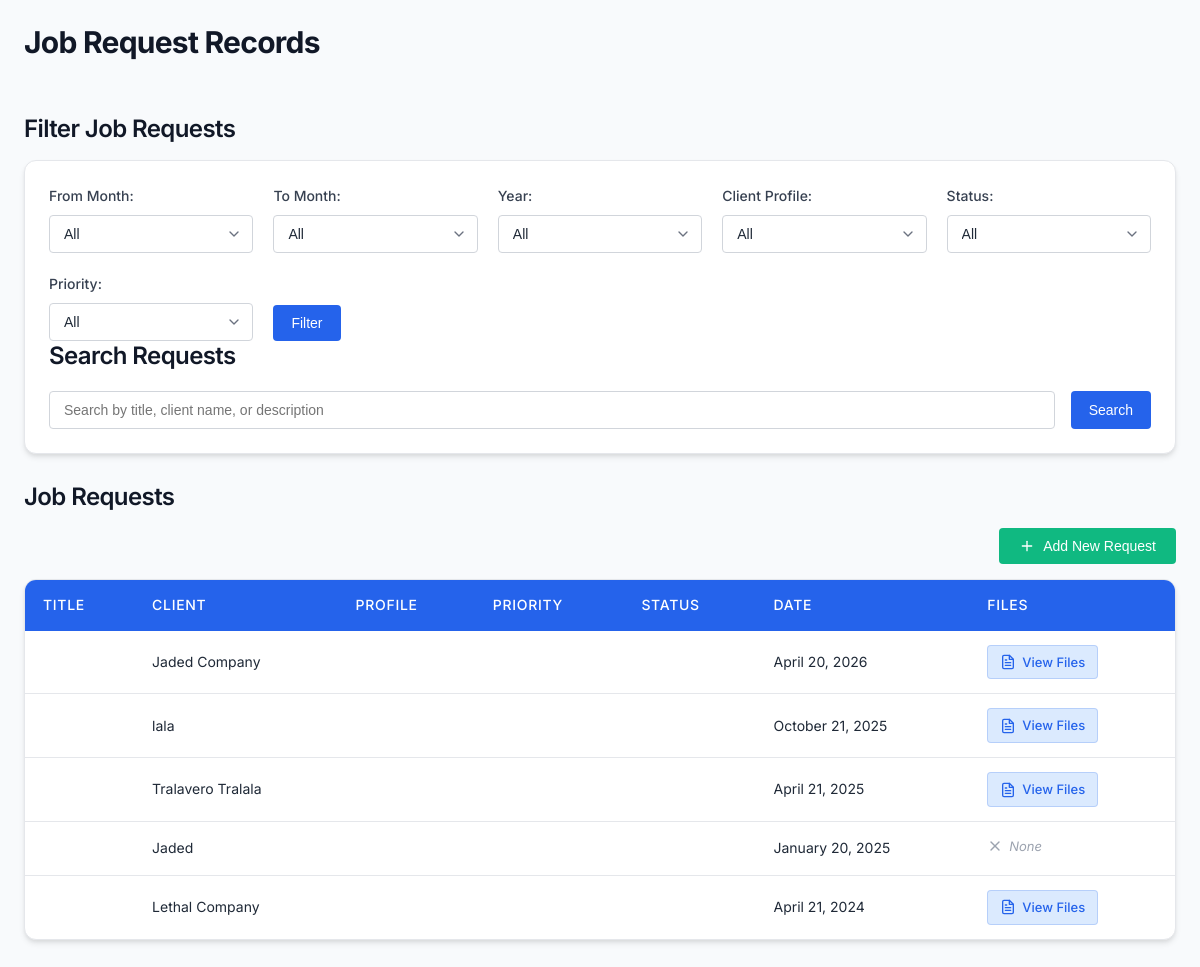
The page /Job_Request/request.php on the database its author committed.
### tables this page shows
CREATE TABLE `job_requests` (
  `id` int(11) NOT NULL,
  `personal_name` varchar(255) NOT NULL,
  `request_date` date NOT NULL,
  `client_name` varchar(100) NOT NULL,
  `address` varchar(255) NOT NULL,
  `gender` varchar(50) NOT NULL,
  `gender_optional` varchar(255) DEFAULT NULL,
  `age` int(11) NOT NULL,
  `designation` varchar(50) NOT NULL,
  `designation_other` varchar(255) DEFAULT NULL,
  `company` varchar(255) NOT NULL,
  `service_requested` text NOT NULL,
  `contact_number` varchar(20) NOT NULL,
  `equipment` text DEFAULT NULL,
  `hand_tools_other` varchar(255) DEFAULT NULL,
  `equipment_other` varchar(255) DEFAULT NULL,
  `consultation_mode` varchar(50) DEFAULT NULL,
  `consultation_schedule` varchar(255) DEFAULT NULL,
  `equipment_schedule` datetime DEFAULT NULL,
  `work_description` text NOT NULL,
  `personnel_name` varchar(255) DEFAULT NULL,
  `personnel_date` date DEFAULT NULL,
  `reference_file` varchar(255) DEFAULT NULL,
  `created_at` timestamp NOT NULL DEFAULT current_timestamp(),
  `updated_at` timestamp NOT NULL DEFAULT current_timestamp() ON UPDATE current_timestamp()
);

### Job_Request/request.php (the view, shortened to what this page needs)
<?php
$conn = new mysqli('localhost', 'root', '', 'fablab_db');
$sql = "SELECT * FROM job_requests ORDER BY request_date DESC";
$result = $conn->query($sql);
$jobRequests = [];
if ($result->num_rows > 0) {
    while ($row = $result->fetch_assoc()) {
        $jobRequests[] = $row;
    }
}
?>
<!DOCTYPE html>
<html lang="en">
<head>
</head>
<body>
    <div class="container">
        <h1>Job Request Records</h1>
        <h2>Filter Job Requests</h2>
        <div class="filter-section">
            <form method="GET" class="filter-grid">
                <div>
                    <label>From Month:</label>
                    <select name="from_month">
                        <option value="">All</option>
                    </select>
                </div>
                <div>
                    <label>To Month:</label>
                    <select name="to_month">
                        <option value="">All</option>
                    </select>
                </div>
                <div>
                    <label>Year:</label>
                    <select name="year">
                        <option value="">All</option>
                    </select>
                </div>
                <div>
                    <label>Client Profile:</label>
                    <select name="client_profile">
                        <option value="">All</option>
                    </select>
                </div>
                <div>
                    <label>Status:</label>
                    <select name="status">
                        <option value="">All</option>
                    </select>
                </div>
                <div>
                    <label>Priority:</label>
                    <select name="priority">
                        <option value="">All</option>
                    </select>
                </div>
                <div>
                    <button type="submit">Filter</button>
                </div>
            </form>
            <h2>Search Requests</h2>
            <form method="GET" class="search-form">
                <input type="text" name="search_term" placeholder="Search by title, client name, or description" style="flex-grow: 1;">
                <button type="submit">Search</button>
            </form>
        </div>
        <h2>Job Requests</h2>
        <button id="openFormBtn" style="margin-bottom: 15px; float: right;">Add New Request</button>
        <table>
            <thead>
                <tr>
                    <th>Title</th>
                    <th>Client</th>
                    <th>Profile</th>
                    <th>Priority</th>
                    <th>Status</th>
                    <th>Date</th>
                    <th>Files</th>
                </tr>
            </thead>
            <tbody>
            <?php
                foreach ($jobRequests as $request) {
                    $requestDate = date("F d, Y", strtotime($request['request_date']));
                    $priorityClass = strtolower($request['priority']);
                    $statusClass = strtolower(str_replace(' ', '-', $request['status']));
                    echo "<tr data-id='{$request['id']}'>";
                    echo "<td>{$request['request_title']}</td>";
                    echo "<td>{$request['client_name']}</td>";
                    echo "<td>{$request['client_profile']}</td>";
                    echo "<td><span class='priority-badge priority-{$priorityClass}'>{$request['priority']}</span></td>";
                    echo "<td><span class='status-badge status-{$statusClass}'>{$request['status']}</span></td>";
                    echo "<td>{$requestDate}</td>";
                    echo "<td>";
                    if (!empty($request['reference_file'])) {
                        echo "<a href='requests/{$request['reference_file']}' class='file-link' target='_blank'>View Files</a>";
                    } else {
                        echo "<span class='no-file'>None</span>";
                    }
                    echo "</td>";
                    echo "</tr>";
                }
?>
            </tbody>
        </table>
    </div>
</body>
</html>

### rows shown on the page
job_requests: client_name "Jaded Company", request_date "April 20, 2026"
job_requests: client_name "lala", request_date "October 21, 2025"
job_requests: client_name "Tralavero Tralala", request_date "April 21, 2025"
job_requests: client_name "Jaded", request_date "January 20, 2025", shows "None"
job_requests: client_name "Lethal Company", request_date "April 21, 2024"
